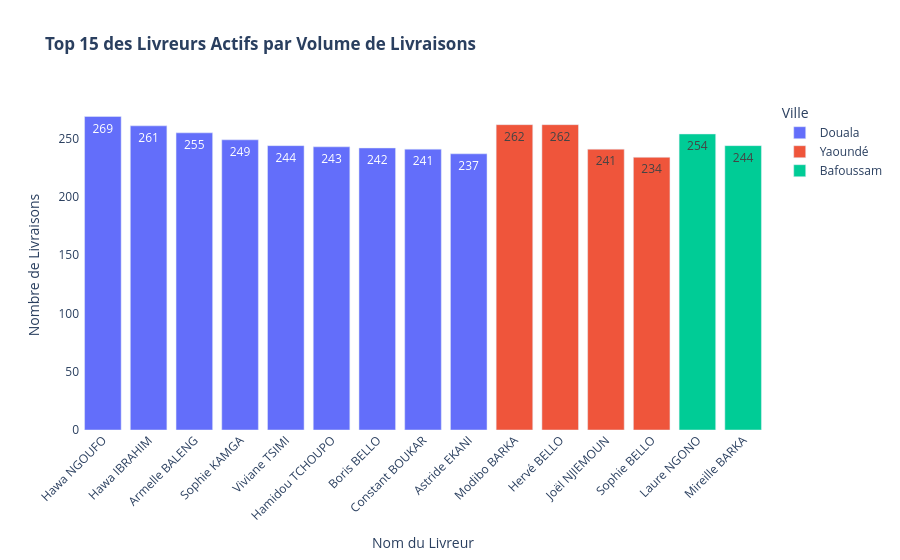
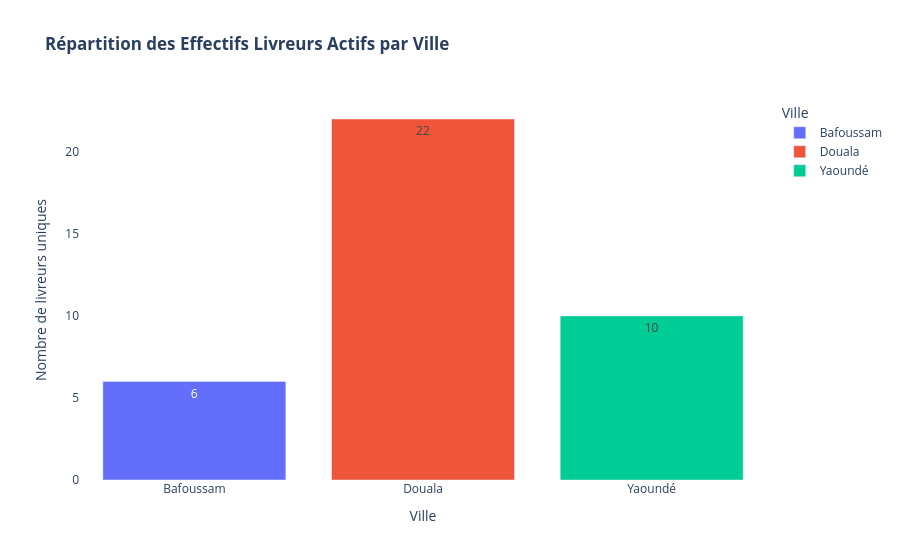

Write notebook code for charts like these, in order.
### Markdown cell above
#### Interprétation
Le graphique ci dessus nous montre les produits phares, les produits les plus convoités qui ont été livré et en retards, ainsi que le volume de commandes qu'ils representent.

### Code cell
# Preparer la données
df_merge = orders.merge(couriers, left_on='courier_id', right_on='courier_id', how='inner')
df_performance = df_merge[df_merge['status'].isin(['delivered', 'late'])].copy()

courier_stats = df_performance.groupby(['courier_id', 'name', 'city_y', 'vehicle_type', 'rating', 'is_active']).agg(
    nb_livraisons=('order_id', 'count'),
    taux_retard=('status', lambda x: (x == 'late').mean() * 100),
    temps_moyen=('delivery_time_min', 'mean')
).reset_index()

active_couriers = courier_stats[courier_stats['is_active'] == 1].copy()

top_15 = active_couriers.nlargest(15, 'nb_livraisons')

fig1 = px.bar(
    top_15, 
    x='name', 
    y='nb_livraisons', 
    color='city_y',
    title="<b>Top 15 des Livreurs Actifs par Volume de Livraisons</b>",
    labels={'name': 'Nom du Livreur', 'nb_livraisons': 'Nombre de Livraisons', 'city_y': 'Ville'},
    text_auto=True
)
fig1.update_layout(xaxis_tickangle=-45, plot_bgcolor='white')
fig1.show()

fig1.write_html('../reports/EDA/Livreurs_Actifs.html')


city_distribution = active_couriers.groupby('city_y')['courier_id'].nunique().reset_index()
city_distribution.columns = ['Ville', 'Nb_Livreurs_Actifs']

fig2 = px.bar(
    city_distribution, 
    x='Ville', 
    y='Nb_Livreurs_Actifs',
    color='Ville',
    title="<b>Répartition des Effectifs Livreurs Actifs par Ville</b>",
    text_auto=True
)
fig2.update_layout(plot_bgcolor='white', yaxis_title="Nombre de livreurs uniques")
fig2.show()
fig2.write_html('../reports/EDA/Repartition_livreurs.html')


active_couriers['est_anomalie'] = (
    (active_couriers['rating'] >= 4.0) & 
    (active_couriers['taux_retard'] > 25) & 
    (active_couriers['nb_livraisons'] >= 5)
)

fig3 = px.scatter(
    active_couriers,
    x="rating",
    y="taux_retard",
    size="nb_livraisons",       
    color="est_anomalie",        
    symbol="city_y",             
    hover_name="name",
    hover_data={
        "vehicle_type": True, 
        "nb_livraisons": True, 
        "temps_moyen": ":.0f",
        "est_anomalie": False     
    },
    color_discrete_map={False: "#3498DB", True: "#E74C3C"}, # Bleu et Rouge
    size_max=50,
    title="<b>Matrice Qualité : Rating Client vs Taux de Retard</b><br><sup>Taille = Volume | Couleur Rouge = Anomalie (Bon rating mais beaucoup de retards)</sup>",
    labels={"rating": "Score / Rating Client", "taux_retard": "Taux de Retard (%)", "city_y": "Ville"}
)

# Ajout des lignes de seuils pour délimiter les zones
fig3.add_hline(y=25, line_dash="dash", line_color="red", 
               annotation_text="Seuil Alerte Retard (25%)", annotation_position="top left")
fig3.add_vline(x=4.0, line_dash="dash", line_color="orange", 
               annotation_text="Median", annotation_position="bottom left")

fig3.update_layout(plot_bgcolor='white')
fig3.show()
fig3.write_html('../reports/EDA/Audit_livreur.html')

### Figure 1 — Plotly figure (JSON) as saved in the notebook; plotly's stock layout.template omitted (floating-point values rounded to 4 significant figures)
{"data": [{"hovertemplate": "Ville=Douala<br>Nom du Livreur=%{x}<br>Nombre de Livraisons=%{y}<extra></extra>", "legendgroup": "Douala", "marker": {"color": "#636efa", "pattern": {"shape": ""}}, "name": "Douala", "orientation": "v", "showlegend": true, "textposition": "auto", "texttemplate": "%{y}", "type": "bar", "x": ["Hawa NGOUFO", "Hawa IBRAHIM", "Armelle BALENG", "Sophie KAMGA", "Viviane TSIMI", "Hamidou TCHOUPO", "Boris BELLO", "Constant BOUKAR", "Astride EKANI"], "xaxis": "x", "y": [269, 261, 255, 249, 244, 243, 242, 241, 237], "yaxis": "y"}, {"hovertemplate": "Ville=Yaoundé<br>Nom du Livreur=%{x}<br>Nombre de Livraisons=%{y}<extra></extra>", "legendgroup": "Yaoundé", "marker": {"color": "#EF553B", "pattern": {"shape": ""}}, "name": "Yaoundé", "orientation": "v", "showlegend": true, "textposition": "auto", "texttemplate": "%{y}", "type": "bar", "x": ["Modibo BARKA", "Hervé BELLO", "Joël NJIEMOUN", "Sophie BELLO"], "xaxis": "x", "y": [262, 262, 241, 234], "yaxis": "y"}, {"hovertemplate": "Ville=Bafoussam<br>Nom du Livreur=%{x}<br>Nombre de Livraisons=%{y}<extra></extra>", "legendgroup": "Bafoussam", "marker": {"color": "#00cc96", "pattern": {"shape": ""}}, "name": "Bafoussam", "orientation": "v", "showlegend": true, "textposition": "auto", "texttemplate": "%{y}", "type": "bar", "x": ["Laure NGONO", "Mireille BARKA"], "xaxis": "x", "y": [254, 244], "yaxis": "y"}], "layout": {"barmode": "relative", "legend": {"title": {"text": "Ville"}, "tracegroupgap": 0}, "plot_bgcolor": "white", "title": {"text": "<b>Top 15 des Livreurs Actifs par Volume de Livraisons</b>"}, "xaxis": {"anchor": "y", "domain": [0, 1], "tickangle": -45, "title": {"text": "Nom du Livreur"}}, "yaxis": {"anchor": "x", "domain": [0, 1], "title": {"text": "Nombre de Livraisons"}}}}

### Figure 2 — Plotly figure (JSON) as saved in the notebook; plotly's stock layout.template omitted (floating-point values rounded to 4 significant figures)
{"data": [{"hovertemplate": "Ville=%{x}<br>Nb_Livreurs_Actifs=%{y}<extra></extra>", "legendgroup": "Bafoussam", "marker": {"color": "#636efa", "pattern": {"shape": ""}}, "name": "Bafoussam", "orientation": "v", "showlegend": true, "textposition": "auto", "texttemplate": "%{y}", "type": "bar", "x": ["Bafoussam"], "xaxis": "x", "y": [6], "yaxis": "y"}, {"hovertemplate": "Ville=%{x}<br>Nb_Livreurs_Actifs=%{y}<extra></extra>", "legendgroup": "Douala", "marker": {"color": "#EF553B", "pattern": {"shape": ""}}, "name": "Douala", "orientation": "v", "showlegend": true, "textposition": "auto", "texttemplate": "%{y}", "type": "bar", "x": ["Douala"], "xaxis": "x", "y": [22], "yaxis": "y"}, {"hovertemplate": "Ville=%{x}<br>Nb_Livreurs_Actifs=%{y}<extra></extra>", "legendgroup": "Yaoundé", "marker": {"color": "#00cc96", "pattern": {"shape": ""}}, "name": "Yaoundé", "orientation": "v", "showlegend": true, "textposition": "auto", "texttemplate": "%{y}", "type": "bar", "x": ["Yaoundé"], "xaxis": "x", "y": [10], "yaxis": "y"}], "layout": {"barmode": "relative", "legend": {"title": {"text": "Ville"}, "tracegroupgap": 0}, "plot_bgcolor": "white", "title": {"text": "<b>Répartition des Effectifs Livreurs Actifs par Ville</b>"}, "xaxis": {"anchor": "y", "categoryarray": ["Bafoussam", "Douala", "Yaoundé"], "categoryorder": "array", "domain": [0, 1], "title": {"text": "Ville"}}, "yaxis": {"anchor": "x", "domain": [0, 1], "title": {"text": "Nombre de livreurs uniques"}}}}
